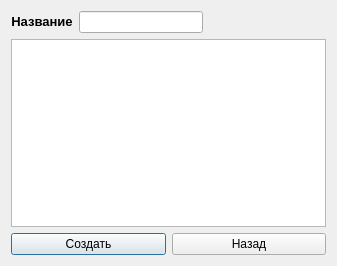
<?xml version="1.0" encoding="UTF-8"?>
<ui version="4.0">
 <class>ConnectorCreator</class>
 <widget class="QDialog" name="ConnectorCreator">
  <property name="geometry">
   <rect>
    <x>0</x>
    <y>0</y>
    <width>337</width>
    <height>266</height>
   </rect>
  </property>
  <property name="windowTitle">
   <string>Создание коннектора</string>
  </property>
  <property name="windowIcon">
   <iconset resource="resource.qrc">
    <normaloff>:/rec/img/connector.png</normaloff>:/rec/img/connector.png</iconset>
  </property>
  <layout class="QGridLayout" name="gridLayout">
   <item row="0" column="0">
    <layout class="QVBoxLayout" name="verticalLayout_4">
     <item>
      <layout class="QVBoxLayout" name="verticalLayout_3">
       <item>
        <layout class="QHBoxLayout" name="horizontalLayout_3">
         <item>
          <widget class="QLabel" name="label_name">
           <property name="sizePolicy">
            <sizepolicy hsizetype="Fixed" vsizetype="Preferred">
             <horstretch>0</horstretch>
             <verstretch>0</verstretch>
            </sizepolicy>
           </property>
           <property name="text">
            <string>&lt;html&gt;&lt;head/&gt;&lt;body&gt;&lt;p align=&quot;center&quot;&gt;&lt;span style=&quot; font-size:10pt; font-weight:600;&quot;&gt;Название&lt;/span&gt;&lt;/p&gt;&lt;/body&gt;&lt;/html&gt;</string>
           </property>
          </widget>
         </item>
         <item>
          <layout class="QHBoxLayout" name="horizontalLayout_2">
           <item>
            <widget class="QLineEdit" name="lineEdit"/>
           </item>
           <item>
            <spacer name="horizontalSpacer">
             <property name="orientation">
              <enum>Qt::Horizontal</enum>
             </property>
             <property name="sizeHint" stdset="0">
              <size>
               <width>40</width>
               <height>20</height>
              </size>
             </property>
            </spacer>
           </item>
          </layout>
         </item>
        </layout>
       </item>
       <item>
        <layout class="QHBoxLayout" name="horizontalLayout">
         <item>
          <layout class="QVBoxLayout" name="verticalLayout"/>
         </item>
         <item>
          <layout class="QVBoxLayout" name="verticalLayout_2">
           <item>
            <widget class="QListWidget" name="listWidget_color"/>
           </item>
          </layout>
         </item>
        </layout>
       </item>
      </layout>
     </item>
     <item>
      <layout class="QHBoxLayout" name="horizontalLayout_4">
       <item>
        <widget class="QPushButton" name="button_create">
         <property name="text">
          <string>Создать</string>
         </property>
        </widget>
       </item>
       <item>
        <widget class="QPushButton" name="button_back">
         <property name="text">
          <string>Назад</string>
         </property>
        </widget>
       </item>
      </layout>
     </item>
    </layout>
   </item>
  </layout>
 </widget>
 <resources>
  <include location="resource.qrc"/>
 </resources>
 <connections/>
</ui>
